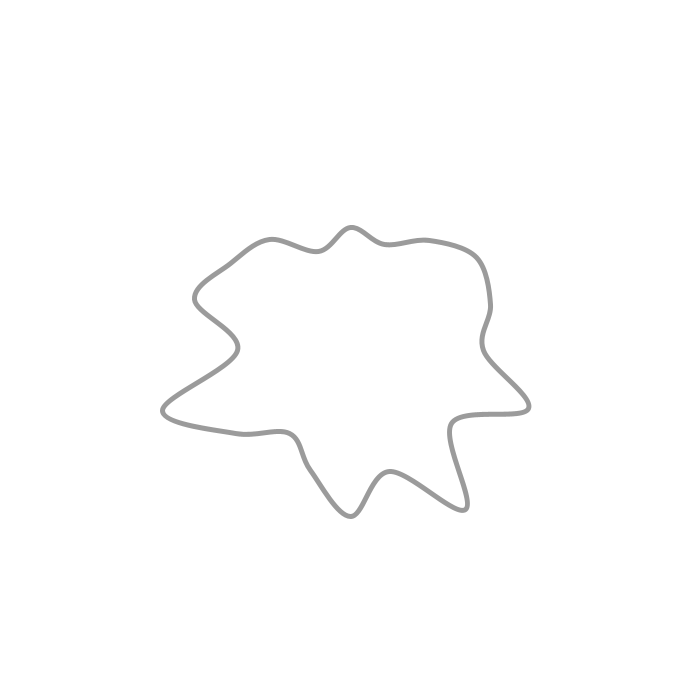
Frame 1 (no input)
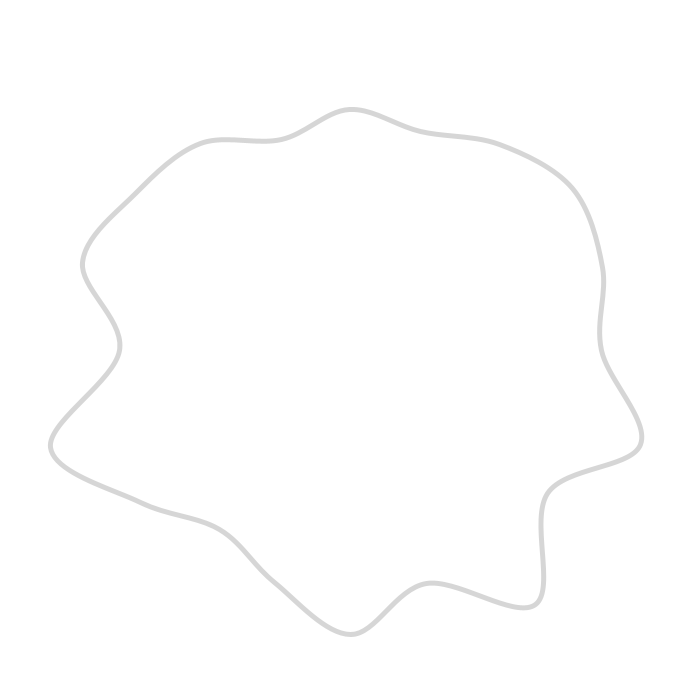
Frame 60 (the mouse pressed at the canvas centre just before this capture)
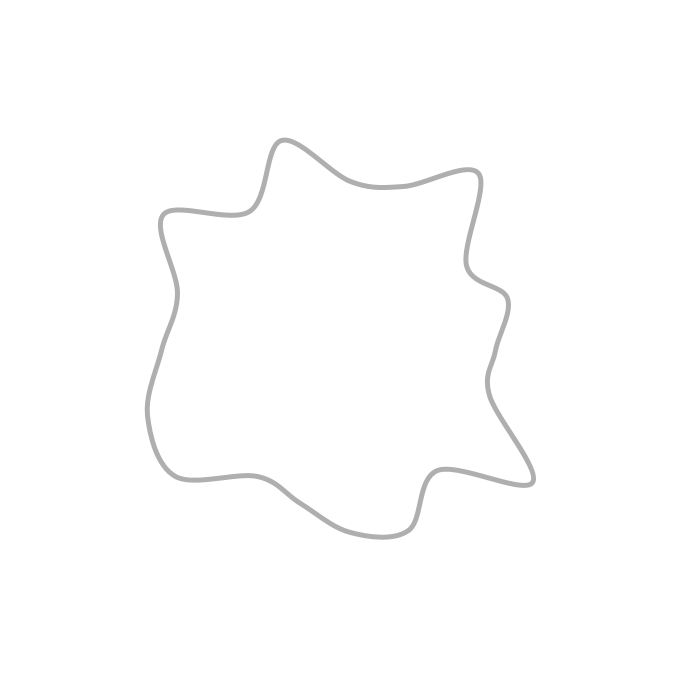
Frame 120 (the mouse held since frame 60 and released just before this capture)

The Processing sketch that drew these frames (run headless with seeded random() and noise(); from frame 60 on, the mouse is pressed at the canvas centre):

// Processing sketch: circle
// ── circle.pde
PVector center;
int numPoints=20;
int minRad = 100;
int maxRad = 200;
float [] pointsRadius = new float[numPoints];
float angle=TWO_PI/(float)numPoints;
int life = 100;
int growthSpeed = 2;
int rippleWidth = 5;


void setup() {
  size(700, 700);
  background(255);
  noFill();
  
  center  = new PVector(width/2, height/2);
  
  makeCircle();
  
}

void draw(){
  
  background(255);
  noFill();
  stroke(0, 0, 0, life);  
  strokeWeight(rippleWidth);     
  
  beginShape();
  curveVertex(center.x + pointsRadius[numPoints-1]*sin(angle*(numPoints-1)), center.y + pointsRadius[numPoints-1]*cos(angle*(numPoints-1)));
  for(int i=0;i<numPoints;i++)
  {
    pointsRadius[i] += growthSpeed;
    curveVertex(center.x + pointsRadius[i]*sin(angle*i), center.y + pointsRadius[i]*cos(angle*i));
  }
  curveVertex(center.x + pointsRadius[0]*sin(0), center.y + pointsRadius[0]*cos(0)); 
  curveVertex(center.x + pointsRadius[1]*sin(angle), center.y + pointsRadius[1]*cos(angle)); 
  endShape();

  life--;
  
  //reset and generate new circle
  if(life <= 1)
  {
    life = 100;
    makeCircle();
  }
  
}

//Generate an array of random radiuses which will be used to draw the circle
void makeCircle()
{
  for(int i=0;i<numPoints;i++){
    pointsRadius[i] = random(minRad, maxRad);
  }
}
